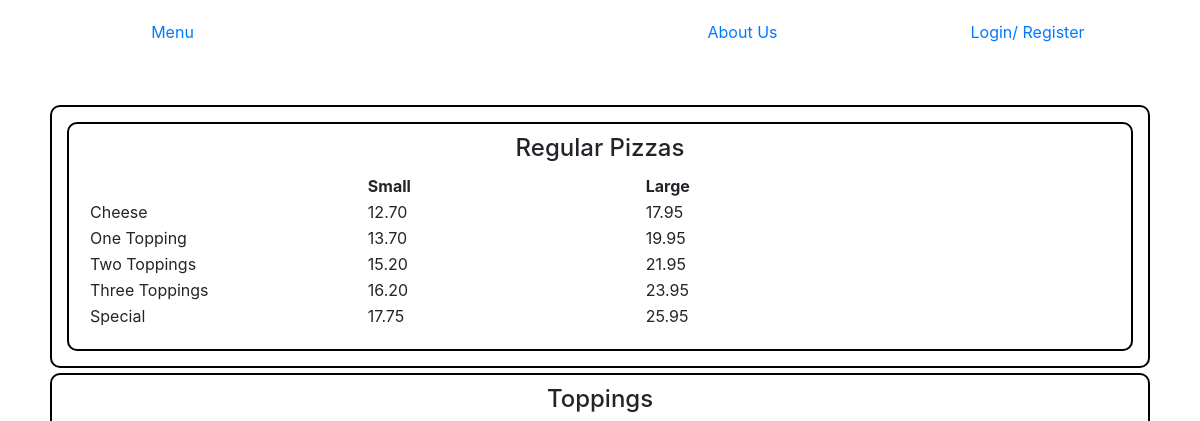
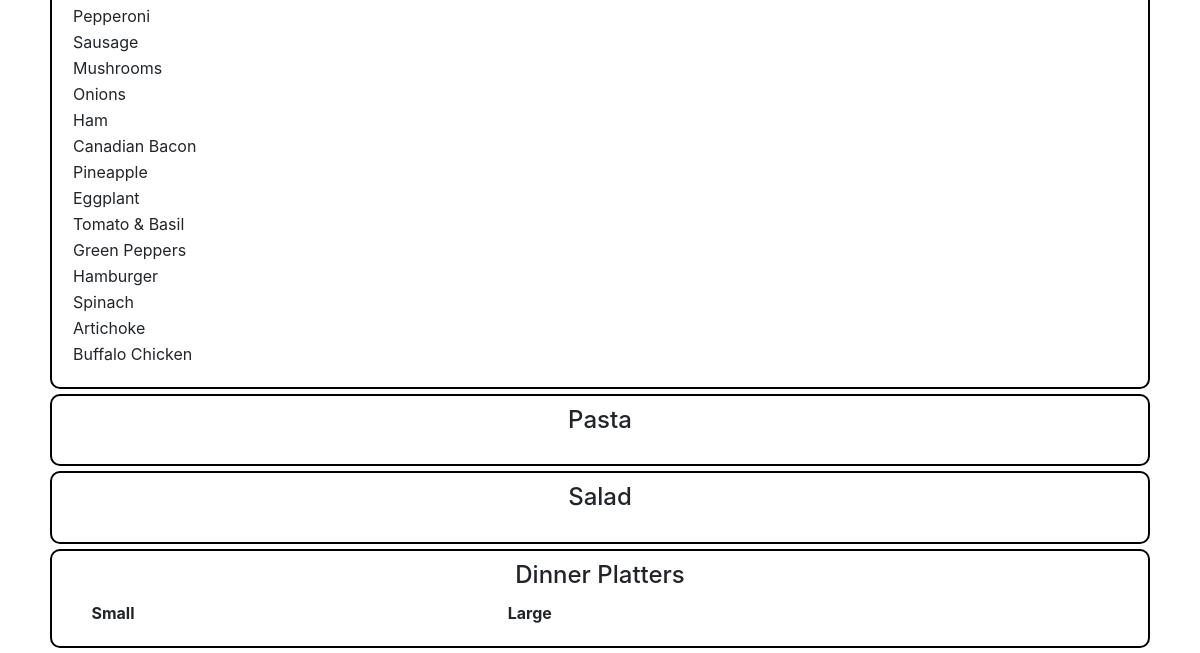
/menu/, run on an earlier commit of the app's database (2 pictures, top to bottom).
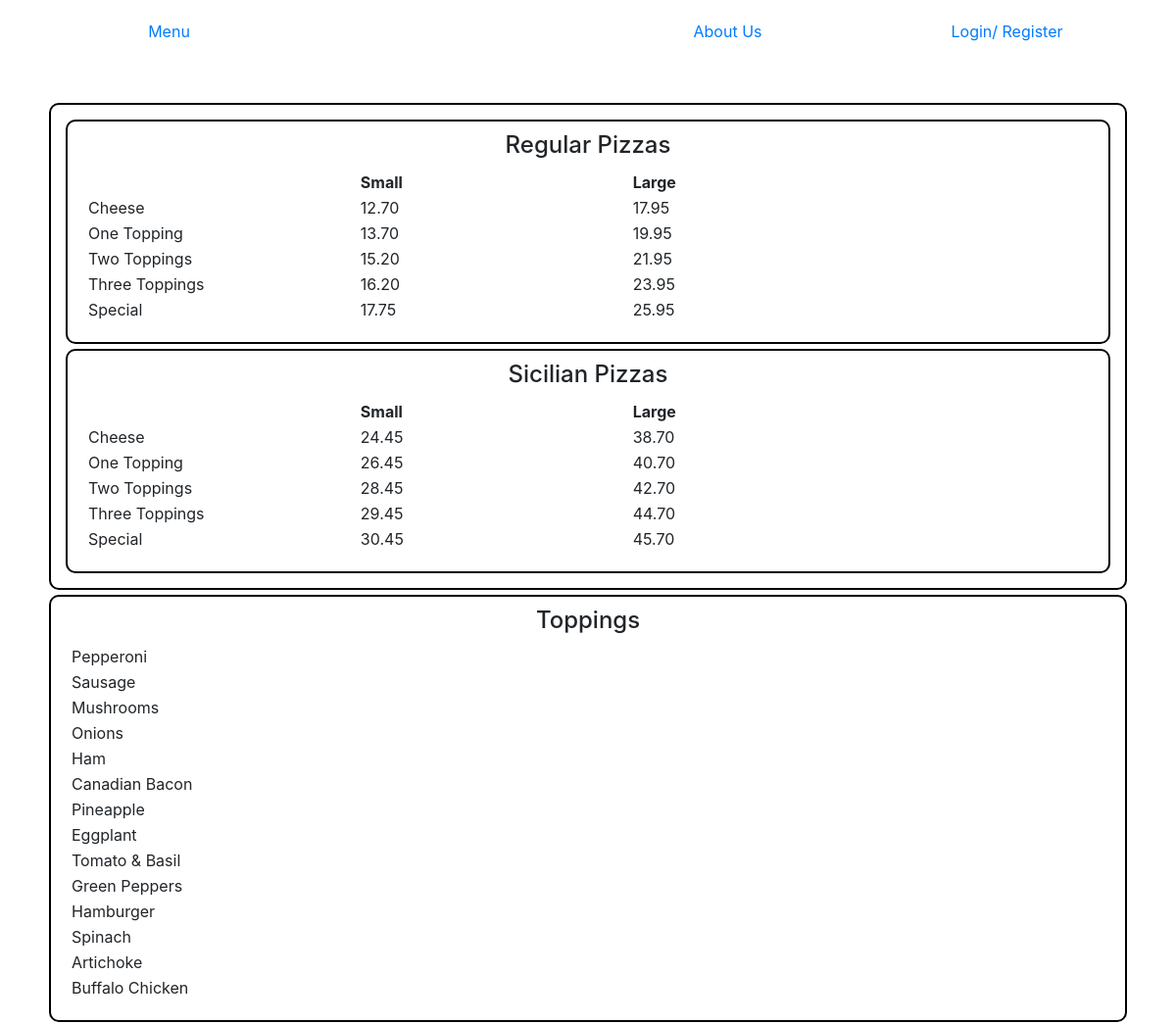
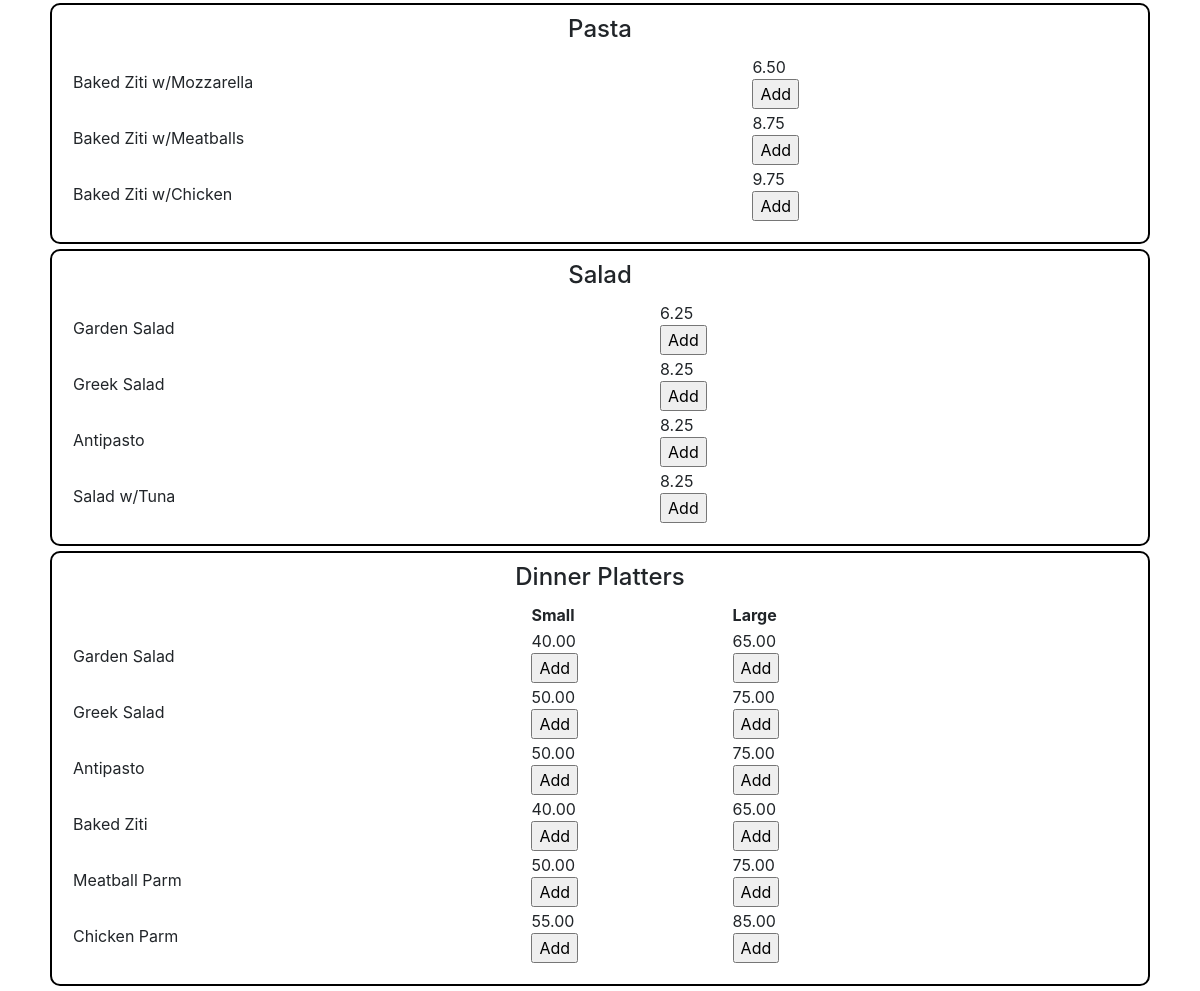
And on a later commit of the database (2 pictures, top to bottom).
### orders/models.py (models this page shows, shortened)
class BasePizza(models.Model):
    pizzatype = models.CharField(max_length=28, unique=True)
    sm_0t = models.DecimalField(max_digits=10, decimal_places=2, default=0.00)
    sm_1t = models.DecimalField(max_digits=10, decimal_places=2, default=0.00)
    sm_2t = models.DecimalField(max_digits=10, decimal_places=2, default=0.00)
    sm_3t = models.DecimalField(max_digits=10, decimal_places=2, default=0.00)
    sm_st = models.DecimalField(max_digits=10, decimal_places=2, default=0.00)
    la_0t = models.DecimalField(max_digits=10, decimal_places=2, default=0.00)
    la_1t = models.DecimalField(max_digits=10, decimal_places=2, default=0.00)
    la_2t = models.DecimalField(max_digits=10, decimal_places=2, default=0.00)
    la_3t = models.DecimalField(max_digits=10, decimal_places=2, default=0.00)
    la_st = models.DecimalField(max_digits=10, decimal_places=2, default=0.00)

class Topping(models.Model):
    name = models.CharField(max_length=60, unique=True)
    def __str__(self):
        return self.name

class BasePasta(models.Model):
    name = models.CharField(max_length=64)
    price = models.DecimalField(max_digits=10, decimal_places=2, default=0.00)

class BaseSalad(models.Model):
    name = models.CharField(max_length=64)
    price = models.DecimalField(max_digits=10, decimal_places=2, default=0.00)

class BaseDinnerPlatters(models.Model):
    name = models.CharField(max_length=64)
    small_price = models.DecimalField(max_digits=10, decimal_places=2, default=0.00)
    large_price = models.DecimalField(max_digits=10, decimal_places=2, default=0.00)

### orders/views.py (the view)
# urls.py: path("menu/", views.menu, name="menu"),
def menu(request):
	context = {
		"pizzas" : BasePizza.objects.all(),
		"toppings" : Topping.objects.all(),
		"pastas" : BasePasta.objects.all(),
		"salads" : BaseSalad.objects.all(),
		"platters" : BaseDinnerPlatters.objects.all(),
		"user" : request.user,
		"username" : request.user.username
	}
	return render(request, "orders/menu.html", context)

### orders/templates/orders/menu.html (shortened to what this page needs)
{% extends "orders/layout.html" %}
{% block body %}
<div class="boxed">
{% for pizza in pizzas %}
<div class="boxed">
    <table class="menuitems">
    <h4 class="menuhead">{{pizza.pizzatype}} Pizzas</h4>
    <tr class="pizzarows">
        <th></th>
        <th>Small</th>
        <th>Large</th>
    </tr>
    <tr class="pizzarows">
        <td>Cheese</td>
        <td>{{pizza.sm_0t}}</td>
        <td>{{pizza.la_0t}}</td>
    </tr>
    <tr class="pizzarows">
        <td>One Topping</td>
        <td>{{pizza.sm_1t}}</td>
        <td>{{pizza.la_1t}}</td>
    </tr>
    <tr class="pizzarows">
        <td>Two Toppings</td>
        <td>{{pizza.sm_2t}}</td>
        <td>{{pizza.la_2t}}</td>
    </tr>
    <tr class="pizzarows">
        <td>Three Toppings</td>
        <td>{{pizza.sm_3t}}</td>
        <td>{{pizza.la_3t}}</td>
    </tr>
    <tr class="Special">
        <td>Special</td>
        <td>{{pizza.sm_st}}</td>
        <td>{{pizza.la_st}}</td>
        </tr>
    </table>
    </div>
{% endfor %}
</div>
<div class="boxed">
<table class="menuitems">
    <h4 class="menuhead toppings">Toppings</h4>
    {% for topping in toppings %}
    <tr>
        <td>{{topping}}</td>
    </tr>
    {% endfor %}
</table>
</div>
<div class="boxed">
<table class="menuitems">
    <h4 class="menuhead pastas">Pasta</h4>
    {% for pasta in pastas %}
    <tr>
        <td>{{pasta.name}}</td>
        <td>{{pasta.price}}
            <form action="{% url 'addtocart' %}" method="post">
                <input type="submit" value="Add">
            </form>
        </td>
    </tr>
    {% endfor %}
</table>
</div>
<div class="boxed">
<table class="menuitems">
    <h4 class="menuhead salads">Salad</h4>
    {% for salad in salads %}
    <tr>
        <td>{{salad.name}}</td>
        <td>{{salad.price}}
            <form action="{% url 'addtocart' %}" method="post">
                <input type="submit" value="Add">
            </form>
        </td>
    </tr>
    {% endfor %}
</table>
</div>
<div class="boxed">
<table class="menuitems">
    <h4 class="menuhead platters">Dinner Platters</h4>
    <tr>
        <th></th>
        <th>Small</th>
        <th>Large</th>
    </tr>
    {% for platter in platters %}
    <tr>
        <td>{{platter.name}}</td>
        <td>{{platter.small_price}}
            <form action="{% url 'addtocart' %}" method="post">
                <input type="submit" value="Add">
            </form>
        </td>
        <td>{{platter.large_price}}
            <form action="{% url 'addtocart' %}" method="post">
                <input type="submit" value="Add">
            </form>
        </td>
    </tr>
    {% endfor %}
</table>
</div>
{% endblock %}

What changed in the data, as far as the page shows it:
added BasePizza: pizzatype "Sicilian", sm_0t "24.45", la_0t "38.70", sm_1t "26.45", la_1t "40.70", sm_2t "28.45", la_2t "42.70", sm_3t "29.45", la_3t "44.70", sm_st "30.45", la_st "45.70"
added BasePasta: name "Baked Ziti w/Mozzarella", price "6.50"
added BasePasta: name "Baked Ziti w/Meatballs", price "8.75"
added BasePasta: name "Baked Ziti w/Chicken", price "9.75"
added BaseSalad: name "Garden Salad", price "6.25"
added BaseSalad: name "Greek Salad", price "8.25"
added BaseSalad: name "Antipasto", price "8.25"
added BaseSalad: name "Salad w/Tuna", price "8.25"
added BaseDinnerPlatters: name "Garden Salad", small_price "40.00", large_price "65.00"
added BaseDinnerPlatters: name "Greek Salad", small_price "50.00", large_price "75.00"
added BaseDinnerPlatters: name "Antipasto", small_price "50.00", large_price "75.00"
added BaseDinnerPlatters: name "Baked Ziti", small_price "40.00", large_price "65.00"
added BaseDinnerPlatters: name "Meatball Parm", small_price "50.00", large_price "75.00"
added BaseDinnerPlatters: name "Chicken Parm", small_price "55.00", large_price "85.00"
